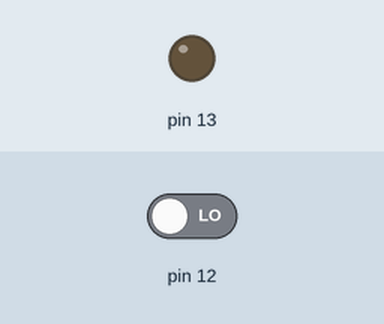
Recording of a sketch running on a simulated Arduino Uno, built with avr-gcc and run on an emulated ATmega328P. Shown: output pins drawn as LEDs (lit = HIGH). Inputs (shaded band) come from the test bench; at power-on: pin 12 LOW.

Above: at 1.2 s.
1.3 s: pin 12 driven HIGH
At 2.7 s:
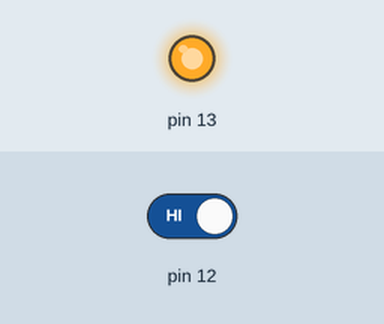
Timing chart, 0 to 4.3 s (numbered marks = the images above; inputs shaded):
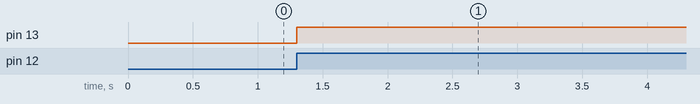

Measured:
- after the input at 1.3 s, pin 13: LOW → HIGH at once

The sketch:

task1.ino
```cpp
//Variable where we will store the button state
uint8_t lastButtonState = 0;


void setup() {
  //using the DDRB register we are setting the pin pb4 as input and pin pb5 as output
  DDRB &= ~(1 << PB4);
  DDRB |= (1 << PB5);
}

void loop() {
  //we read the current value of pin pb4 using a bitmask on PINB which will give us
  //the current state of the pin pb4 as the variable buttonState
  uint8_t buttonState = PINB & (1 << PB4);
  //We compare if the current pin value is high (button clicked) and previous is low
  if (buttonState && !lastButtonState){
    //if the button is indeed clicked we use xor to invert the value of pin pb5 if its high it will be low
    //and if its low it will be high
    PORTB ^= (1 << PB5);
  }
  //we update the last state for the next loop cycle.
  lastButtonState = buttonState;
}
```
